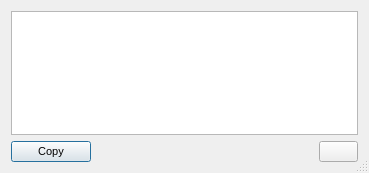
<?xml version="1.0" encoding="UTF-8"?>
<ui version="4.0">
 <class>MainWindow</class>
 <widget class="QDialog" name="MainWindow">
  <property name="geometry">
   <rect>
    <x>0</x>
    <y>0</y>
    <width>369</width>
    <height>173</height>
   </rect>
  </property>
  <property name="sizePolicy">
   <sizepolicy hsizetype="Expanding" vsizetype="Expanding">
    <horstretch>0</horstretch>
    <verstretch>0</verstretch>
   </sizepolicy>
  </property>
  <property name="font">
   <font>
    <pointsize>8</pointsize>
    <weight>50</weight>
    <bold>false</bold>
   </font>
  </property>
  <property name="windowTitle">
   <string>Systray Monitor</string>
  </property>
  <property name="sizeGripEnabled">
   <bool>true</bool>
  </property>
  <layout class="QGridLayout" name="gridLayout_2">
   <item row="0" column="0">
    <layout class="QGridLayout" name="gridLayout">
     <item row="1" column="1">
      <spacer name="horizontalSpacer">
       <property name="orientation">
        <enum>Qt::Horizontal</enum>
       </property>
       <property name="sizeHint" stdset="0">
        <size>
         <width>300</width>
         <height>20</height>
        </size>
       </property>
      </spacer>
     </item>
     <item row="0" column="0" colspan="3">
      <widget class="QPlainTextEdit" name="textBoxReport">
       <property name="sizePolicy">
        <sizepolicy hsizetype="Expanding" vsizetype="Expanding">
         <horstretch>0</horstretch>
         <verstretch>0</verstretch>
        </sizepolicy>
       </property>
       <property name="font">
        <font>
         <family>Monospace</family>
         <pointsize>8</pointsize>
         <weight>50</weight>
         <bold>false</bold>
        </font>
       </property>
       <property name="sizeAdjustPolicy">
        <enum>QAbstractScrollArea::AdjustToContents</enum>
       </property>
      </widget>
     </item>
     <item row="1" column="0">
      <widget class="QPushButton" name="ButtonCopy">
       <property name="text">
        <string>Copy</string>
       </property>
      </widget>
     </item>
     <item row="1" column="2">
      <widget class="QPushButton" name="cancel">
       <property name="text">
        <string/>
       </property>
       <property name="icon">
        <iconset theme="process-stop">
         <normaloff>.</normaloff>.</iconset>
       </property>
       <property name="autoDefault">
        <bool>false</bool>
       </property>
      </widget>
     </item>
    </layout>
   </item>
  </layout>
 </widget>
 <layoutdefault spacing="6" margin="11"/>
 <resources/>
 <connections/>
</ui>
